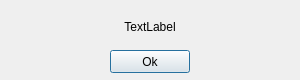
<?xml version="1.0" encoding="UTF-8"?>
<ui version="4.0">
 <class>DLG_Message</class>
 <widget class="QDialog" name="DLG_Message">
  <property name="windowModality">
   <enum>Qt::WindowModal</enum>
  </property>
  <property name="geometry">
   <rect>
    <x>0</x>
    <y>0</y>
    <width>300</width>
    <height>80</height>
   </rect>
  </property>
  <property name="contextMenuPolicy">
   <enum>Qt::NoContextMenu</enum>
  </property>
  <property name="windowTitle">
   <string>Message</string>
  </property>
  <widget class="QPushButton" name="btn_ok">
   <property name="geometry">
    <rect>
     <x>110</x>
     <y>50</y>
     <width>80</width>
     <height>23</height>
    </rect>
   </property>
   <property name="text">
    <string>Ok</string>
   </property>
  </widget>
  <widget class="QLabel" name="lbl_text">
   <property name="geometry">
    <rect>
     <x>0</x>
     <y>20</y>
     <width>300</width>
     <height>13</height>
    </rect>
   </property>
   <property name="text">
    <string>TextLabel</string>
   </property>
   <property name="alignment">
    <set>Qt::AlignCenter</set>
   </property>
  </widget>
 </widget>
 <resources/>
 <connections/>
</ui>
